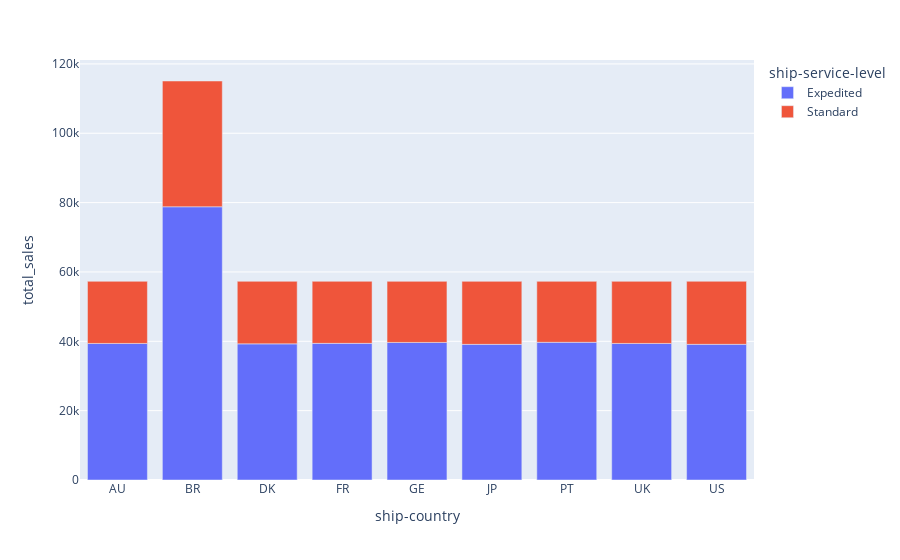

Here is the notebook cell this chart was saved with:
### Code cell
fig = px.bar(deliveries, 
             x="ship-country", 
             y="total_sales", 
             color="ship-service-level", 
             title=""
)
fig.show()

### Figure 1 — Plotly figure (JSON) as saved in the notebook; plotly's stock layout.template omitted (floating-point values rounded to 4 significant figures)
{"data": [{"alignmentgroup": "True", "hovertemplate": "ship-service-level=Expedited<br>ship-country=%{x}<br>total_sales=%{y}<extra></extra>", "legendgroup": "Expedited", "marker": {"color": "#636efa", "pattern": {"shape": ""}}, "name": "Expedited", "offsetgroup": "Expedited", "orientation": "v", "showlegend": true, "textposition": "auto", "type": "bar", "x": ["AU", "BR", "DK", "FR", "GE", "JP", "PT", "UK", "US"], "xaxis": "x", "y": [39384, 78800, 39264, 39404, 39672, 39120, 39708, 39380, 39128], "yaxis": "y"}, {"alignmentgroup": "True", "hovertemplate": "ship-service-level=Standard<br>ship-country=%{x}<br>total_sales=%{y}<extra></extra>", "legendgroup": "Standard", "marker": {"color": "#EF553B", "pattern": {"shape": ""}}, "name": "Standard", "offsetgroup": "Standard", "orientation": "v", "showlegend": true, "textposition": "auto", "type": "bar", "x": ["AU", "BR", "DK", "FR", "GE", "JP", "PT", "UK", "US"], "xaxis": "x", "y": [17916, 36272, 18036, 17896, 17616, 18164, 17584, 17912, 18180], "yaxis": "y"}], "layout": {"barmode": "relative", "legend": {"title": {"text": "ship-service-level"}, "tracegroupgap": 0}, "margin": {"t": 60}, "xaxis": {"anchor": "y", "domain": [0, 1], "title": {"text": "ship-country"}}, "yaxis": {"anchor": "x", "domain": [0, 1], "title": {"text": "total_sales"}}}}
